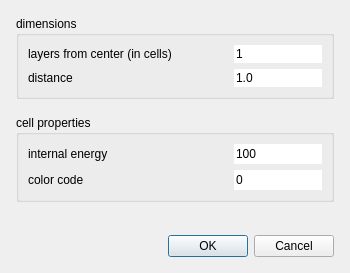
<?xml version="1.0" encoding="UTF-8"?>
<ui version="4.0">
 <class>NewHexagonDialog</class>
 <widget class="QDialog" name="NewHexagonDialog">
  <property name="geometry">
   <rect>
    <x>0</x>
    <y>0</y>
    <width>350</width>
    <height>273</height>
   </rect>
  </property>
  <property name="minimumSize">
   <size>
    <width>350</width>
    <height>0</height>
   </size>
  </property>
  <property name="windowTitle">
   <string>add hexagon structure</string>
  </property>
  <layout class="QGridLayout" name="gridLayout">
   <property name="leftMargin">
    <number>16</number>
   </property>
   <property name="topMargin">
    <number>16</number>
   </property>
   <property name="rightMargin">
    <number>16</number>
   </property>
   <property name="bottomMargin">
    <number>16</number>
   </property>
   <property name="spacing">
    <number>16</number>
   </property>
   <item row="1" column="0">
    <widget class="QGroupBox" name="groupBox_2">
     <property name="title">
      <string>cell properties</string>
     </property>
     <property name="flat">
      <bool>true</bool>
     </property>
     <layout class="QGridLayout" name="gridLayout_3" columnminimumwidth="200,0">
      <item row="0" column="0">
       <widget class="QLabel" name="label_4">
        <property name="text">
         <string>internal energy</string>
        </property>
       </widget>
      </item>
      <item row="0" column="1">
       <widget class="QLineEdit" name="energyEdit">
        <property name="text">
         <string>100</string>
        </property>
        <property name="frame">
         <bool>false</bool>
        </property>
       </widget>
      </item>
      <item row="1" column="0">
       <widget class="QLabel" name="colorCodeLabel">
        <property name="text">
         <string>color code</string>
        </property>
       </widget>
      </item>
      <item row="1" column="1">
       <widget class="QLineEdit" name="colorCodeEdit">
        <property name="inputMask">
         <string>9</string>
        </property>
        <property name="text">
         <string>0</string>
        </property>
        <property name="frame">
         <bool>false</bool>
        </property>
       </widget>
      </item>
     </layout>
    </widget>
   </item>
   <item row="0" column="0">
    <widget class="QGroupBox" name="groupBox">
     <property name="minimumSize">
      <size>
       <width>0</width>
       <height>83</height>
      </size>
     </property>
     <property name="title">
      <string>dimensions</string>
     </property>
     <property name="flat">
      <bool>true</bool>
     </property>
     <layout class="QGridLayout" name="gridLayout_2" columnminimumwidth="200,0">
      <item row="0" column="0">
       <widget class="QLabel" name="label">
        <property name="text">
         <string>layers from center (in cells)</string>
        </property>
       </widget>
      </item>
      <item row="0" column="1">
       <widget class="QLineEdit" name="layersEdit">
        <property name="inputMask">
         <string>9999</string>
        </property>
        <property name="text">
         <string>1</string>
        </property>
        <property name="frame">
         <bool>false</bool>
        </property>
       </widget>
      </item>
      <item row="1" column="0">
       <widget class="QLabel" name="label_3">
        <property name="text">
         <string>distance</string>
        </property>
       </widget>
      </item>
      <item row="1" column="1">
       <widget class="QLineEdit" name="distEdit">
        <property name="text">
         <string>1.0</string>
        </property>
        <property name="frame">
         <bool>false</bool>
        </property>
       </widget>
      </item>
     </layout>
    </widget>
   </item>
   <item row="3" column="0">
    <widget class="QDialogButtonBox" name="buttonBox">
     <property name="orientation">
      <enum>Qt::Horizontal</enum>
     </property>
     <property name="standardButtons">
      <set>QDialogButtonBox::Cancel|QDialogButtonBox::Ok</set>
     </property>
    </widget>
   </item>
   <item row="2" column="0">
    <spacer name="verticalSpacer">
     <property name="orientation">
      <enum>Qt::Vertical</enum>
     </property>
     <property name="sizeHint" stdset="0">
      <size>
       <width>20</width>
       <height>40</height>
      </size>
     </property>
    </spacer>
   </item>
  </layout>
 </widget>
 <resources/>
 <connections>
  <connection>
   <sender>buttonBox</sender>
   <signal>accepted()</signal>
   <receiver>NewHexagonDialog</receiver>
   <slot>accept()</slot>
   <hints>
    <hint type="sourcelabel">
     <x>212</x>
     <y>124</y>
    </hint>
    <hint type="destinationlabel">
     <x>160</x>
     <y>150</y>
    </hint>
   </hints>
  </connection>
  <connection>
   <sender>buttonBox</sender>
   <signal>rejected()</signal>
   <receiver>NewHexagonDialog</receiver>
   <slot>reject()</slot>
   <hints>
    <hint type="sourcelabel">
     <x>294</x>
     <y>129</y>
    </hint>
    <hint type="destinationlabel">
     <x>295</x>
     <y>149</y>
    </hint>
   </hints>
  </connection>
 </connections>
</ui>
